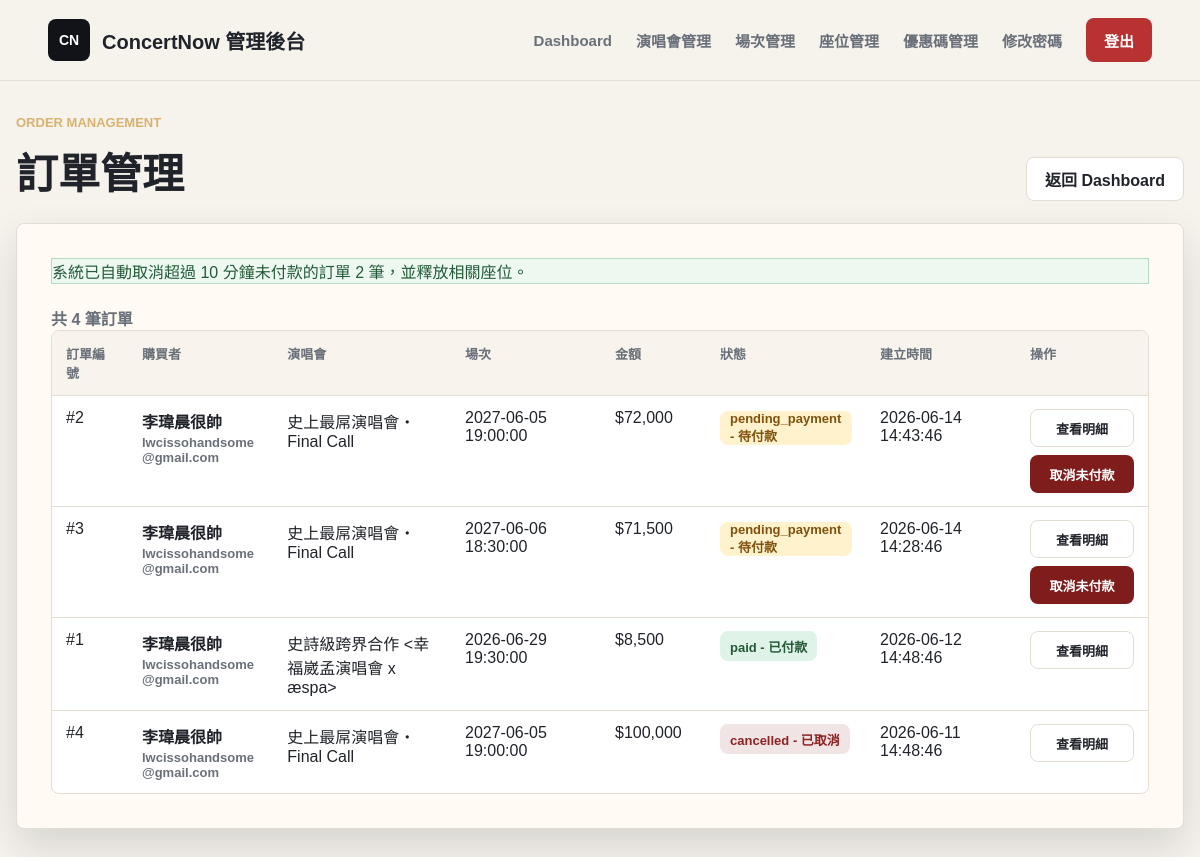
The page /manager/orders.php (signed in) on the database its author committed.
### tables this page shows
CREATE TABLE Orders (
    order_id INT AUTO_INCREMENT PRIMARY KEY,
    user_id INT,
    show_id INT,
    promo_id INT NULL,                      
    total_price INT NOT NULL,               
    status ENUM('pending_payment', 'paid', 'cancelled') DEFAULT 'pending_payment',
    payment_method VARCHAR(30) NULL,         
    delivery_method VARCHAR(30) NULL,        
    created_at TIMESTAMP DEFAULT CURRENT_TIMESTAMP,
    FOREIGN KEY (user_id) REFERENCES User(user_id),
    FOREIGN KEY (show_id) REFERENCES ShowDate(show_id),
    FOREIGN KEY (promo_id) REFERENCES PromoCode(promo_id) ON DELETE SET NULL
);

CREATE TABLE User (
    user_id INT AUTO_INCREMENT PRIMARY KEY,
    username VARCHAR(50) NOT NULL UNIQUE,
    real_name VARCHAR(50) NOT NULL,
    birth_date DATETIME NOT NULL,
    phone_num VARCHAR(20) NOT NULL,
    id_number VARCHAR(20) NOT NULL UNIQUE,
    email VARCHAR(100) NOT NULL,
    user_address VARCHAR(255) NULL,
    password VARCHAR(255) NOT NULL,
    role ENUM('customer', 'manager') DEFAULT 'customer',
    created_at TIMESTAMP DEFAULT CURRENT_TIMESTAMP
);

CREATE TABLE Concert (
    concert_id INT AUTO_INCREMENT PRIMARY KEY,
    organizer_id INT NULL,                           
    artist VARCHAR(100) NOT NULL,                     
    title VARCHAR(255) NOT NULL,                      
    venue VARCHAR(100) NOT NULL,                      
    concert_address VARCHAR(255) NOT NULL,                    
    image VARCHAR(255),                               
    sale_start DATETIME NOT NULL,                     
    sale_end DATETIME NOT NULL,                       
    description TEXT,                                 
    notice TEXT,                                      
    created_at TIMESTAMP DEFAULT CURRENT_TIMESTAMP,
    FOREIGN KEY (organizer_id) REFERENCES Organizer(organizer_id) ON DELETE SET NULL
);

CREATE TABLE ShowDate (
    show_id INT AUTO_INCREMENT PRIMARY KEY,
    concert_id INT NOT NULL,                          
    show_datetime DATETIME NOT NULL,                  
    status VARCHAR(50) DEFAULT 'available',           
    FOREIGN KEY (concert_id) REFERENCES Concert(concert_id) ON DELETE CASCADE
);

### includes/order_expiration.php (called while the page is built, shortened)
<?php
require_once __DIR__ . '/order_helpers.php';
function orderPaymentDeadlineTimestamp($createdAt)
{
    try {
        $createdDateTime = new DateTimeImmutable((string) $createdAt, new DateTimeZone(ORDER_PAYMENT_TIMEZONE));
    } catch (Exception $exception) {
        return null;
    }
    return $createdDateTime->getTimestamp() + ORDER_PAYMENT_TIMEOUT_SECONDS;
}
function orderPaymentSecondsRemaining($createdAt)
{
    $deadlineTimestamp = orderPaymentDeadlineTimestamp($createdAt);
    $nowTimestamp = (new DateTimeImmutable('now', new DateTimeZone(ORDER_PAYMENT_TIMEZONE)))->getTimestamp();
    return max(0, $deadlineTimestamp - $nowTimestamp);
}
function cancelExpiredPendingOrders($connection, $customerId = null)
{
    $cancelledCount = 0;
    try {
        $params = [];
        $customerFilter = '';
        $stmt = $connection->prepare(
            "SELECT order_id
             FROM Orders
             WHERE status = 'pending_payment'
               AND created_at <= DATE_SUB(NOW(), INTERVAL 10 MINUTE)
               $customerFilter"
        );
        $stmt->execute($params);
        $orderIds = array_map('intval', $stmt->fetchAll(PDO::FETCH_COLUMN));
        foreach ($orderIds as $orderId) {
            if (cancelPendingOrderAndReleaseSeats($connection, $orderId, $customerId, true)) {
                $cancelledCount++;
            }
        }
    } catch (Throwable $exception) {
        if ($connection->inTransaction()) {
            $connection->rollBack();
        }
        error_log('Cancel expired pending orders failed: ' . $exception->getMessage());
        throw $exception;
    }
    return $cancelledCount;
}

### includes/order_helpers.php (called while the page is built, shortened)
<?php
function cancelPendingOrderAndReleaseSeats(PDO $pdo, int $orderId, ?int $customerId = null, bool $requireExpired = false): bool
{
    $pdo->beginTransaction();
    try {
        $params = [':order_id' => $orderId];
        $customerFilter = '';
        $orderStmt = $pdo->prepare(
            "SELECT order_id, status, created_at
             FROM Orders
             WHERE order_id = :order_id
               $customerFilter
             FOR UPDATE"
        );
        $orderStmt->execute($params);
        $order = $orderStmt->fetch();
        $ticketStmt = $pdo->prepare(
            'SELECT seat_id
             FROM Ticket
             WHERE order_id = :order_id'
        );
        $ticketStmt->execute([':order_id' => $orderId]);
        $seatIds = array_map('intval', $ticketStmt->fetchAll(PDO::FETCH_COLUMN));
        $seatStmt = $pdo->prepare(
            "UPDATE Seat
             SET status = 'available'
             WHERE seat_id = :seat_id"
        );
        foreach ($seatIds as $seatId) {
            $seatStmt->execute([':seat_id' => $seatId]);
        }
        $deleteStmt = $pdo->prepare('DELETE FROM Ticket WHERE order_id = :order_id');
        $deleteStmt->execute([':order_id' => $orderId]);
        $updateStmt = $pdo->prepare(
            "UPDATE Orders
             SET status = 'cancelled'
             WHERE order_id = :order_id
               AND status = 'pending_payment'"
        );
        $updateStmt->execute([':order_id' => $orderId]);
        $pdo->commit();
        return true;
    } catch (Throwable $exception) {
        if ($pdo->inTransaction()) {
            $pdo->rollBack();
        }
        throw $exception;
    }
}

### includes/manager_auth.php (called while the page is built, shortened)
<?php
function h($value)
{
    return htmlspecialchars((string) $value, ENT_QUOTES, 'UTF-8');
}

### manager/orders.php (the view, shortened to what this page needs)
<?php
$authGuardPath = __DIR__ . '/../includes/auth_guard.php';
if (file_exists($authGuardPath)) {
    require_once $authGuardPath;
    if (function_exists('require_role')) {
        require_role('manager');
    }
} else {
    require_once __DIR__ . '/../includes/manager_auth.php';
}
require_once __DIR__ . '/../includes/db_config.php';
require_once __DIR__ . '/../includes/order_expiration.php';
$errors = [];
$notice = '';
$orders = [];
$dbReady = $pdo instanceof PDO;
$statusLabels = [
    'pending_payment' => '待付款',
    'paid' => '已付款',
    'cancelled' => '已取消',
];
if (!$dbReady) {
    $errors[] = '目前無法連線資料庫，請確認 MySQL 與 includes/db_config.php 設定。';
} else {
    try {
        $autoCancelledCount = cancelExpiredPendingOrders($pdo);
        if ($autoCancelledCount > 0 && $notice === '') {
            $notice = '系統已自動取消超過 10 分鐘未付款的訂單 ' . $autoCancelledCount . ' 筆，並釋放相關座位。';
        }
    } catch (Throwable $exception) {
        error_log('Auto-cancel expired orders failed: ' . $exception->getMessage());
        $errors[] = '自動取消逾時訂單失敗，請稍後再試。';
    }
    try {
        $stmt = $pdo->prepare(
            'SELECT o.order_id,
                    o.user_id,
                    o.show_id,
                    o.total_price,
                    o.status,
                    o.created_at,
                    u.username,
                    u.real_name AS buyer_real_name,
                    u.email,
                    c.title AS concert_title,
                    s.show_datetime
             FROM Orders o
             LEFT JOIN User u ON u.user_id = o.user_id
             LEFT JOIN ShowDate s ON s.show_id = o.show_id
             LEFT JOIN Concert c ON c.concert_id = s.concert_id
             ORDER BY o.created_at DESC, o.order_id DESC'
        );
        $stmt->execute();
        $orders = $stmt->fetchAll();
    } catch (PDOException $exception) {
        error_log('Fetch orders failed: ' . $exception->getMessage());
        $errors[] = '讀取訂單列表失敗，請稍後再試。';
    }
}
?>
<!doctype html>
<html lang="zh-Hant">
<head>
    <link rel="stylesheet" href="../assets/css/style.css">
</head>
<body>
    <header class="site-header">
        <a class="brand" href="/concert_system/manager/dashboard.php" aria-label="ConcertNow 管理後台">
            <span class="brand-mark">CN</span>
            <span>ConcertNow 管理後台</span>
        </a>
        <nav class="main-nav" aria-label="管理功能">
            <a href="/concert_system/manager/dashboard.php">Dashboard</a>
            <a href="/concert_system/manager/concerts.php">演唱會管理</a>
            <a href="/concert_system/manager/shows.php">場次管理</a>
            <a href="/concert_system/manager/seats.php">座位管理</a>
            <a href="/concert_system/manager/promocodes.php">優惠碼管理</a>
            <a href="/concert_system/manager/change_password.php">修改密碼</a>
            <a class="login-button" href="/concert_system/manager/logout.php">登出</a>
        </nav>
    </header>
    <main class="concert-section manager-orders">
        <div class="section-title">
            <div>
                <p>Order Management</p>
                <h2>訂單管理</h2>
            </div>
            <a class="secondary-action" href="/concert_system/manager/dashboard.php">返回 Dashboard</a>
        </div>
        <section class="placeholder-card orders-panel">
            <div class="orders-layout">
                <?php if ($notice !== ''): ?>
                    <div class="auth-success"><?= h($notice) ?></div>
                <?php endif; ?>
                <div>
                    <div class="orders-summary">
                        <span>共 <?= h(count($orders)) ?> 筆訂單</span>
                    </div>
                    <div class="table-wrap">
                        <?php if ($orders): ?>
                            <table class="orders-table">
                                <thead>
                                    <tr>
                                        <th>訂單編號</th>
                                        <th>購買者</th>
                                        <th>演唱會</th>
                                        <th>場次</th>
                                        <th>金額</th>
                                        <th>狀態</th>
                                        <th>建立時間</th>
                                        <th>操作</th>
                                    </tr>
                                </thead>
                                <tbody>
                                    <?php foreach ($orders as $order): ?>
                                        <tr>
                                            <td>#<?= h($order['order_id']) ?></td>
                                            <td>
                                                <div class="buyer-cell">
                                                    <strong><?= h($order['buyer_real_name'] ?: $order['username'] ?: '未知會員') ?></strong>
                                                    <span><?= h($order['email'] ?: '無 email') ?></span>
                                                </div>
                                            </td>
                                            <td><?= h($order['concert_title'] ?: '未找到演唱會') ?></td>
                                            <td><?= h($order['show_datetime'] ?: '未找到場次') ?></td>
                                            <td>$<?= h(number_format((float) $order['total_price'])) ?></td>
                                            <td>
                                                <span class="status-pill is-<?= h($order['status']) ?>">
                                                    <?= h($order['status']) ?> - <?= h($statusLabels[$order['status']] ?? $order['status']) ?>
                                                </span>
                                            </td>
                                            <td><?= h($order['created_at']) ?></td>
                                            <td>
                                                <div class="row-actions">
                                                    <a class="secondary-action" href="/concert_system/manager/orders.php?order_id=<?= h($order['order_id']) ?>">
                                                        查看明細
                                                    </a>
                                                    <?php if ($order['status'] === 'pending_payment'): ?>
                                                        <form method="post" action="/concert_system/manager/orders.php" onsubmit="return confirm('確定要取消此未付款訂單嗎？');">
                                                            <button class="danger-action" type="submit">取消未付款</button>
                                                        </form>
                                                    <?php endif; ?>
                                                </div>
                                            </td>
                                        </tr>
                                    <?php endforeach; ?>
                                </tbody>
                            </table>
                        <?php else: ?>
                            <div class="empty-row">目前沒有訂單資料。</div>
                        <?php endif; ?>
                    </div>
                </div>
            </div>
        </section>
    </main>
</body>
</html>

### assets/css/style.css (style rules this page uses)
:root { --bg: #f6f2ec; --surface: #fffaf3; --text: #20242a; --muted: #6a7079; --line: #e4ddd2; --accent: #b83232; --accent-dark: #8f2323; --ink: #111318; --shadow: 0 18px 40px rgba(31, 35, 40, 0.14); }
* { box-sizing: border-box; }
html { scroll-behavior: smooth; }
body { margin: 0; min-height: 100vh; background: var(--bg); color: var(--text); font-family: "PingFang TC", "Noto Sans TC", "Microsoft JhengHei", Arial, sans-serif; }
a { color: inherit; text-decoration: none; }
.site-header { position: sticky; top: 0; z-index: 20; display: flex; align-items: center; justify-content: space-between; gap: 24px; width: 100%; padding: 18px clamp(18px, 4vw, 56px); background: rgba(246, 242, 236, 0.92); border-bottom: 1px solid rgba(228, 221, 210, 0.9); backdrop-filter: blur(16px); }
.brand { display: inline-flex; align-items: center; gap: 12px; font-size: 20px; font-weight: 800; letter-spacing: 0; }
.brand-mark { display: inline-grid; place-items: center; width: 42px; height: 42px; color: #fff; background: var(--ink); border-radius: 8px; font-size: 14px; }
.main-nav { display: flex; align-items: center; gap: clamp(12px, 2vw, 28px); color: var(--muted); font-size: 15px; font-weight: 700; }
.login-button, .primary-action, .ticket-link, .secondary-action, .disabled-action, .seat-zone-action, .show-select-action, .placeholder-link, .auth-submit { display: inline-flex; align-items: center; justify-content: center; min-height: 44px; padding: 0 18px; border: 0; border-radius: 8px; background: var(--accent); color: #fff; font-weight: 800; cursor: pointer; }
.secondary-action { border: 1px solid var(--line); background: #fff; color: var(--text); }
.slide-kicker, .section-title p { margin: 0 0 10px; color: #d9b26f; font-size: 13px; font-weight: 900; letter-spacing: 0; text-transform: uppercase; }
.concert-section { width: min(1180px, calc(100% - 32px)); margin: 64px auto 72px; }
.section-title { display: flex; align-items: end; justify-content: space-between; gap: 20px; margin-bottom: 22px; }
.section-title h2 { margin: 0; color: var(--text); font-size: clamp(28px, 4vw, 42px); letter-spacing: 0; }
.placeholder-card { width: min(620px, 100%); padding: 34px; border: 1px solid var(--line); border-radius: 8px; background: var(--surface); box-shadow: var(--shadow); }
.auth-success { border: 1px solid #b8d8c4; background: #edf8f1; color: #245b38; }
.danger-action { border-color: #e2b4b4; color: #9a2525; font-size: 17px; }

### rows shown on the page
orders: order_id "2", user.real_name "李瑋晨很帥", user.email "lwcissohandsome@gmail.com", concert.title "史上最屌演唱會・Final Call", show.show_datetime "2027-06-05 19:00:00", total_price "72,000", status "pending_payment", status "待付款", created_at "2026-06-14 14:43:46"
orders: order_id "3", user.real_name "李瑋晨很帥", user.email "lwcissohandsome@gmail.com", concert.title "史上最屌演唱會・Final Call", show.show_datetime "2027-06-06 18:30:00", total_price "71,500", status "pending_payment", status "待付款", created_at "2026-06-14 14:28:46"
orders: order_id "1", user.real_name "李瑋晨很帥", user.email "lwcissohandsome@gmail.com", concert.title "史詩級跨界合作 <幸福崴孟演唱會 x æspa>", show.show_datetime "2026-06-29 19:30:00", total_price "8,500", status "paid", status "已付款", created_at "2026-06-12 14:48:46"
orders: order_id "4", user.real_name "李瑋晨很帥", user.email "lwcissohandsome@gmail.com", concert.title "史上最屌演唱會・Final Call", show.show_datetime "2027-06-05 19:00:00", total_price "100,000", status "cancelled", status "已取消", created_at "2026-06-11 14:48:46"

### other values the page prints
$notice "系統已自動取消超過 10 分鐘未付款的訂單 2 筆，並釋放相關座位。"
count($orders) "4"
